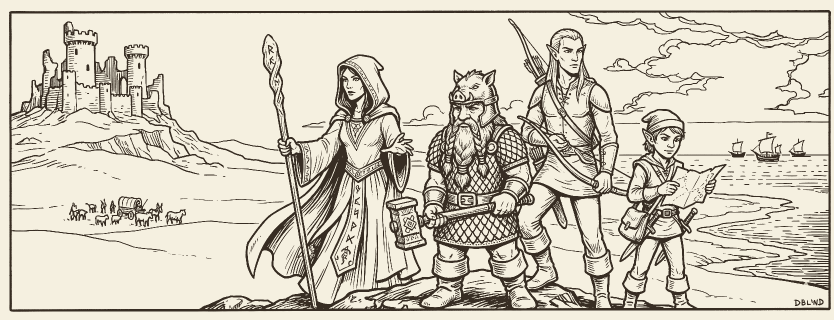
#> input picture docs/manual/assets/cover_art.png, 1668 x 640 px (shown at 1/2 size)
$ python build_play_art.py
#> lines starting #> are read from the running program, lines starting #| are printed output that depends on the picture
#!/usr/bin/env python3
"""Build the /play title screen's art from the manual cover illustration.

The manual's cover art (docs/manual/assets/cover_art.png) is black ink
line work on cream paper inside a drawn frame. The website is dark, so
a cream rectangle would sit on the page like a pasted-in photo. Instead
this script turns the ink into light: it crops inside the drawn frame
(keeping the artist's signature), maps ink darkness to alpha, and colors
every line parchment (#f6efd6, the site's text color) on a transparent
background. On the dark page the scene reads as an engraving glowing out
of the night.

Output: web/public/play-art/hero_lines.png

    python3 docs/manual/build_play_art.py

Re-run after updating the cover art. Idempotent.
"""

from __future__ import annotations

from pathlib import Path

from PIL import Image

HERE = Path(__file__).resolve().parent
SRC = HERE / "assets" / "cover_art.png"
OUT = HERE.parents[1] / "web" / "public" / "play-art" / "hero_lines.png"

# Just inside the drawn frame (a ~4px rule ~20px in from each edge);
# the "DBL'ND" signature at the bottom right stays in.
CROP = (27, 30, 1653, 614)
# Paper and ink luminance in the source scan.
PAPER, INK = 238, 47
PARCHMENT = (246, 239, 214)


def main() -> None:
    gray = Image.open(SRC).convert("L").crop(CROP)
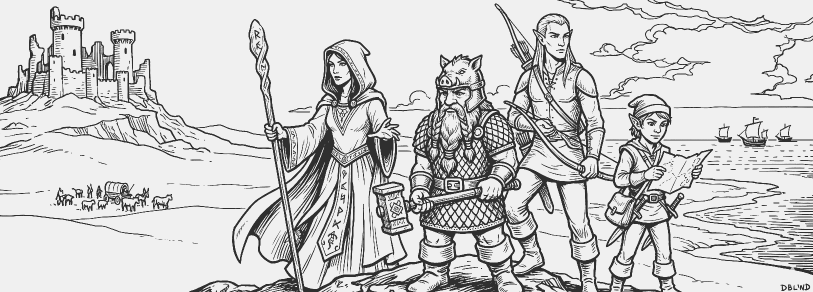
#> gray: PIL image 1626x584 L (shown at 1/2 size); min 47, max 240, mean 203.8
    span = PAPER - INK
    alpha = gray.point(
        lambda v: 0 if v >= PAPER else min(255, round((PAPER - v) * 255 / span))
    )
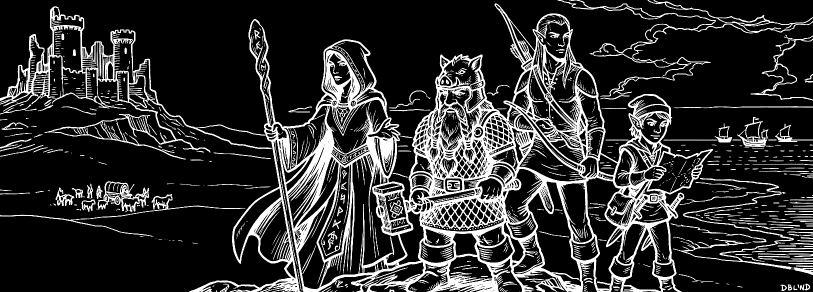
#> alpha: PIL image 1626x584 L (shown at 1/2 size); min 0, max 255, mean 47.7
    out = Image.new("RGBA", gray.size, PARCHMENT + (0,))
    out.putalpha(alpha)
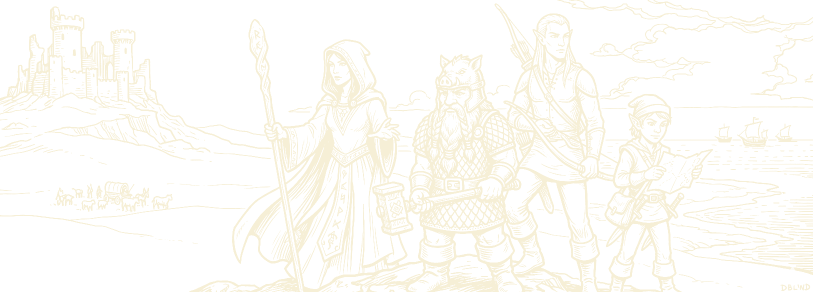
#> out: PIL image 1626x584 RGBA (shown at 1/2 size); mean R, G, B, A 246, 239, 214, 47.7; transparent parts drawn white
    OUT.parent.mkdir(parents=True, exist_ok=True)
    out.save(OUT, optimize=True)
#> (the run stopped early here; a loop or call above may not have finished)
